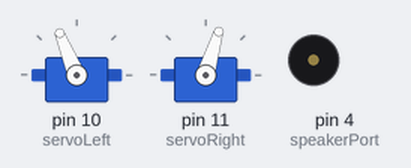
Bench run of a sketch on a simulated Arduino Uno, built with avr-gcc and run on an emulated ATmega328P. On the bench: 2 × servo, buzzer (waves = sounding).

Above: at 1.05 s.
At 3.05 s:
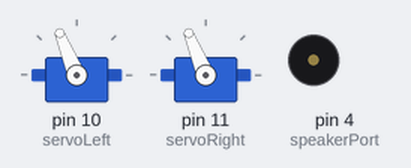
At 4.4 s:
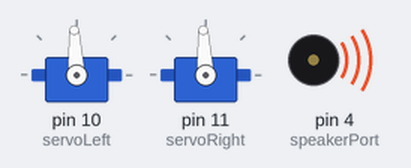
Timing chart, 0 to 8.8 s (numbered marks = the images above):
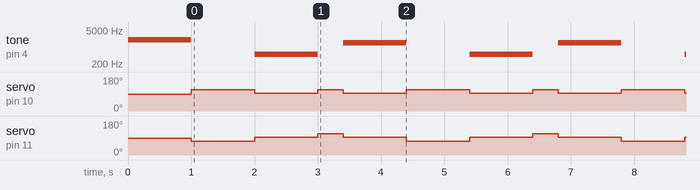

The sketch:

PiezospeakerDemoV2.ino
```cpp
// Ajout de code externe
#include <Servo.h>

// Déclaration des variables globales
Servo servoLeft;        // moteur gauche
Servo servoRight;       // moteur droit
#define speakerPort  4  // prise où le haut-parleur est connecté

/*
 * Fonctions obligatoires, appelées automatiquement par Arduino
 */

// Appelée une seule fois lors du lancement du programme
void setup()
{
  servoLeft.attach(10);  // lier le moteur gauche à la prise 10
  servoRight.attach(11); // lier le moteur gauche à la prise 11

  tone(speakerPort, 2000, 1000); // jouer un ton de 2kHz pendant 1s
  delay(1000);                   // bloquer le programme pendant 1s
}

// Appelée dans une boucle infinie après la fonction setup()
void loop()
{
  forward(1000); // bouger vers l'avant pendant 1s
  tone(speakerPort, 500, 1000); // jouer un ton de 500Hz pendant 1s
  delay(1000);

  turnRight(400); // tourner vers la droite pendant 0,4s
  tone(speakerPort, 1500, 1000); // jouer un ton de 1,5kHz pendant 1s
  delay(1000);
}

/*
 * Fonctions que nous avons définies nous-mêmes
 */

// instructions pour faire avancer le robot pendant un temps spécifique
void forward(int time)
{
  servoLeft.writeMicroseconds(1700);
  servoRight.writeMicroseconds(1300);
  delay(time);
  servoLeft.writeMicroseconds(1500);
  servoRight.writeMicroseconds(1500);
}

// instructions pour faire pivoter le robot vers la droite pendant un temps spécifique
void turnRight(int time){
  servoLeft.writeMicroseconds(1700);
  servoRight.writeMicroseconds(1700);
  delay(time);
  servoLeft.writeMicroseconds(1500);
  servoRight.writeMicroseconds(1500);
}
```

Measured:
- by itself, tone on pin 4 (speakerPort): repeats every 3.4 s: silent 1.0 s, 500 Hz 1.0 s, silent 0.40 s, 1500 Hz 1.0 s
- by itself, servo on pin 10 (servoLeft): repeats every 3.4 s: 93° 1.0 s, 112° 0.40 s, 93° 1.0 s, 112° 1.0 s
- by itself, servo on pin 11 (servoRight): repeats every 3.4 s: 93° 1.0 s, 112° 0.40 s, 93° 1.0 s, 73° 1.0 s
